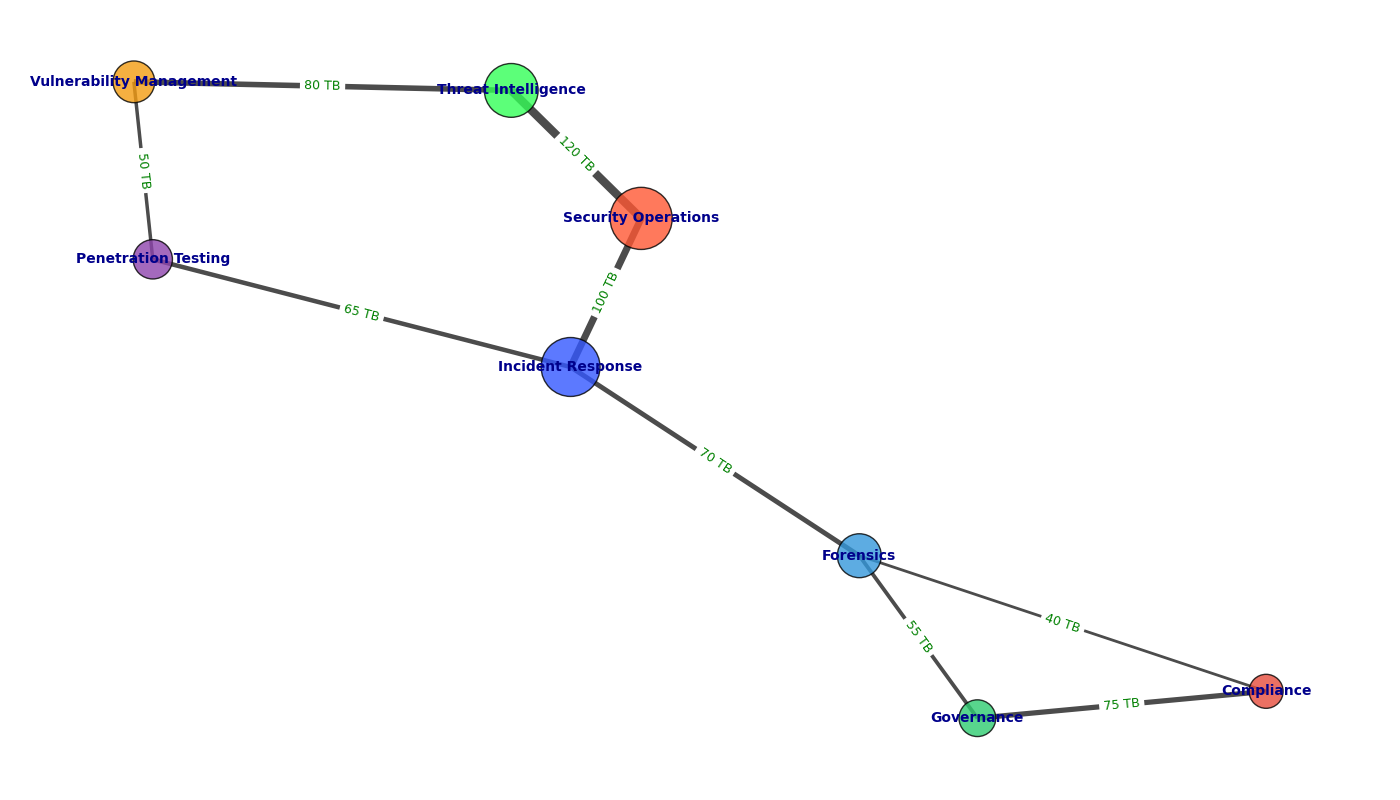

Source code (Python):
import matplotlib.pyplot as plt
import networkx as nx

departments = [
    "Security Operations", "Threat Intelligence", "Incident Response",
    "Vulnerability Management", "Penetration Testing", "Governance", "Compliance", "Forensics"
]
data_capacity = [200, 150, 180, 90, 80, 70, 60, 100]

data_transfer = [
    ("Security Operations", "Threat Intelligence", 120),
    ("Security Operations", "Incident Response", 100),
    ("Threat Intelligence", "Vulnerability Management", 80),
    ("Incident Response", "Forensics", 70),
    ("Incident Response", "Penetration Testing", 65),
    ("Vulnerability Management", "Penetration Testing", 50),
    ("Governance", "Compliance", 75),
    ("Compliance", "Forensics", 40),
    ("Forensics", "Governance", 55)
]

G = nx.Graph()
G.add_nodes_from(departments)
G.add_weighted_edges_from(data_transfer)

pos = nx.spring_layout(G, seed=42)

# New set of colors for nodes
node_colors = ['#FF5733', '#33FF57', '#3357FF', '#F39C12', '#8E44AD', '#2ECC71', '#E74C3C', '#3498DB']
node_sizes = [size * 10 for size in data_capacity]

fig, ax = plt.subplots(figsize=(14, 8))

nx.draw_networkx_nodes(G, pos, node_color=node_colors, node_size=node_sizes, alpha=0.8, edgecolors='black')
edge_weights = nx.get_edge_attributes(G, 'weight')
nx.draw_networkx_edges(G, pos, width=[0.05 * weight for weight in edge_weights.values()], alpha=0.7)
nx.draw_networkx_labels(G, pos, font_size=10, font_weight='bold', font_color='darkblue')

edge_labels = {(u, v): f"{d['weight']} TB" for u, v, d in G.edges(data=True)}
nx.draw_networkx_edge_labels(G, pos, edge_labels=edge_labels, font_color='green', font_size=9)

ax.axis('off')
plt.tight_layout()
plt.show()
